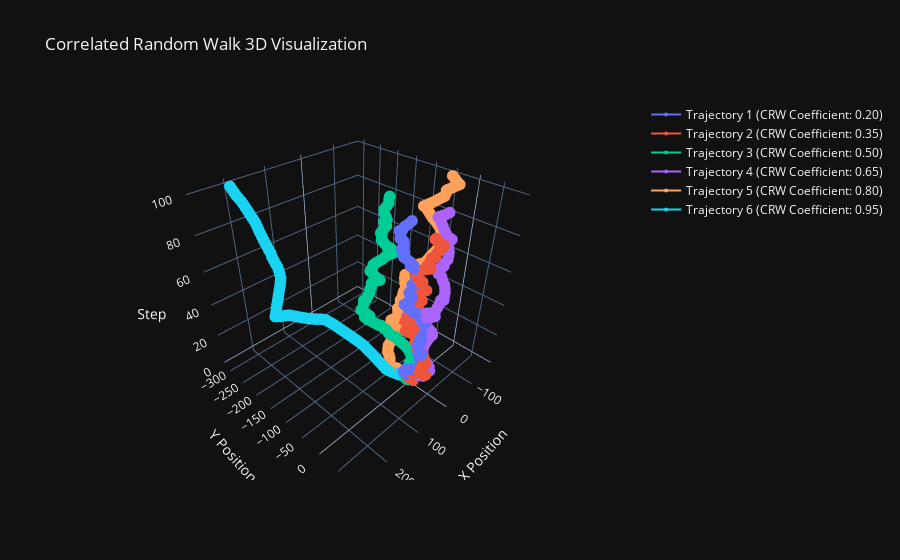
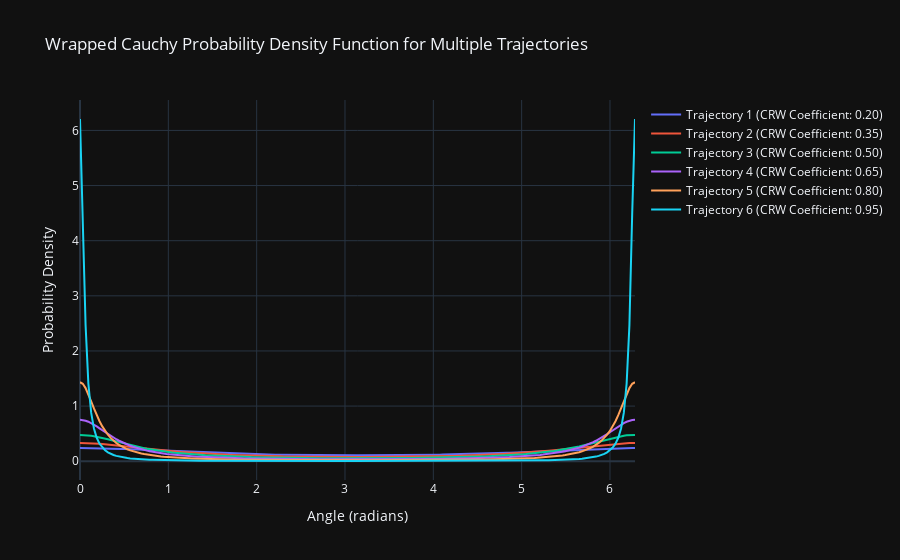

Notebook cell for these charts, in order:
### Markdown cell above
## Visualize trajectories using plotly - 3D projection

### Code cell
# Init parameters
n_steps = 100
s_pos = np.array([0, 0])
speed = 6
n_traj = 6  # Number of trajectories to be generated
CRW_coefficient = [0.2, 0.35, 0.5, 0.65, 0.8, 0.95]  # CRW values for the figures
# Initialize the figure for the 3D plot
fig_3d = go.Figure()
for j in range(n_traj):
    # Initialize velocity vector
    velocity = np.array([speed, 0])
    # Matrix for the Correlated Random Walk for a single trajectory
    CRW_2d = np.ones((n_steps, 2)) * s_pos
    for i in range(1, n_steps):
        # Generate a random angle following a Wrapped Cauchy distribution
        turn_angle = wrapcauchy.rvs(CRW_coefficient[j])
        # Rotate the velocity vector by the turn angle
        rotation_matrix = np.array([[np.cos(turn_angle), -np.sin(turn_angle)],
                                    [np.sin(turn_angle),  np.cos(turn_angle)]])
        velocity = np.dot(rotation_matrix, velocity)
        # Update to new position
        CRW_2d[i] = CRW_2d[i-1] + velocity
    # Add the trajectory to the 3D plot
    fig_3d.add_trace(go.Scatter3d(
        x=CRW_2d[:, 0],
        y=CRW_2d[:, 1],
        z=np.arange(n_steps),  # Use step index as the z-axis
        mode='lines+markers',
        name=f'Trajectory {j+1} (CRW Coefficient: {CRW_coefficient[j]:.2f})',
        marker=dict(size=4),
        line=dict(width=2)
    ))
# Update layout for the 3D plot
fig_3d.update_layout(
    title='Correlated Random Walk 3D Visualization',
    scene=dict(
        xaxis_title='X Position',
        yaxis_title='Y Position',
        zaxis_title='Step'
    ),
    template="plotly_dark"
)
# Show the 3D plot
fig_3d.show()
# Initialize the figure for the Wrapped Cauchy PDF
fig_wrapcauchy_pdf = go.Figure()
for j in range(n_traj):
    # Generate the PDF of the Wrapped Cauchy for this trajectory
    resolution = 200
    aux_domain = np.linspace(0, 2 * np.pi, resolution)
    wrapcauchy_pdf = np.array([wrapcauchy.pdf(i, CRW_coefficient[j]) for i in aux_domain]) 
    # Add the PDF plot to the figure
    fig_wrapcauchy_pdf.add_trace(go.Scatter(
        x=aux_domain,
        y=wrapcauchy_pdf,
        marker=dict(size=2),
        line=dict(width=2),
        mode='lines',
        name=f'Trajectory {j+1} (CRW Coefficient: {CRW_coefficient[j]:.2f})',
        showlegend=True
    ))
# Update layout for the Wrapped Cauchy PDF plot
fig_wrapcauchy_pdf.update_layout(
    title='Wrapped Cauchy Probability Density Function for Multiple Trajectories',
    xaxis_title='Angle (radians)',
    yaxis_title='Probability Density',
    template="plotly_dark"
)
# Show the Wrapped Cauchy PDF plot
fig_wrapcauchy_pdf.show()
